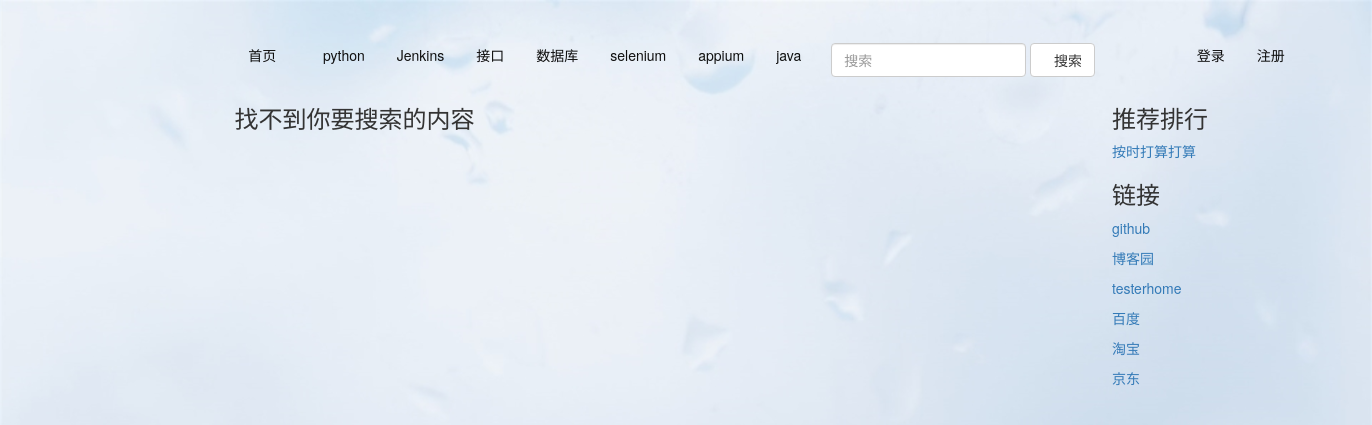
The page /serach on the database its author committed.
### app/models.py (models this page shows, shortened)
class Classifa(db.Model):
    __tablename__='fenlei'
    id=db.Column(db.Integer(),primary_key=True)
    name=db.Column(db.String(64))

class Post(db.Model):
    __tablename__='posts'
    id=db.Column(db.Integer(),primary_key=True,autoincrement=True)
    title=db.Column(db.String(255),unique=False)
    text=db.Column(db.Text())
    publish_date=db.Column(db.DateTime(),default=datetime.datetime.now())
    user_id=db.Column(db.Integer(),db.ForeignKey('users.id'))
    is_recomment=db.Column(db.Boolean(),default=False)
    comments = db.relationship(
        'Comment',
        backref='posts',
        lazy='dynamic')
    tag = db.relationship(
        'Tag',
        secondary=posts_tags,
        backref=db.backref('posts', lazy='dynamic')
    )
    classname=db.relationship('Classifa',
    	secondary=post_class,
    	backref=db.backref('posts'))

class Link(db.Model):
    __tablename__='links'
    id = db.Column(db.Integer(), primary_key=True)
    name = db.Column(db.String(255))
    url = db.Column(db.String(255))

### app/views.py (the view)
@app.route('/serach',methods=['GET','POST'])
@cache.cached(timeout=60*3)
def serch():
  link,tuijian_post,fenlei=get_tui_link()
  serch=request.form.get('text')
  if serch =='':
    return redirect(url_for('home'))
  try:
      data=Post.query.filter(Post.title.like('%'+serch+'%')).all()
      if len(data) <=0:
        error=u'找不到你要搜索的内容'
        return render_template('serach.html',error=error,tuijian_post=tuijian_post,fenleis=fenlei,links=link)
      posts=data[:30]
      return render_template('serach.html',posts=posts,tuijian_post=tuijian_post,fenleis=fenlei,links=link)
  except:
      error = u'找不到你要搜索的内容'
      return render_template('serach.html', error=error, tuijian_post=tuijian_post, fenleis=fenlei, links=link)

### app/views.py (called while the page is built)
def get_tui_link():
  link=db.session.query(Link).all()
  fenlei=db.session.query(Classifa).all()
  tuijian_post=Post.query.filter_by(is_recomment=True).all()
  return link,tuijian_post,fenlei

### app/templates/serach.html (shortened to what this page needs)
{% extends 'base.html' %}
 {%block nav%}
 {%for nav in fenleis%}
 <li id='{{nav.name}}' onclick="document.getElementById('{{nav.name}}').setAttribute('class','active')">
            <a href="{{url_for ('fenlei',fenlei_name=nav.name)}}" style="color: #0f0f0f" >{{nav.name}}
            </a>
        </li>
        {%endfor%}
        {%endblock%}
{% block body%}
{%if error%}
<div style="height:10%"><h3>{{error}}</h3></div>
{%endif%}
    {% endblock %}
{% block tuijian %}
	{%for tui in tuijian_post%}
	<p><a href='{{url_for('post',post_id=tui.id)}}'>{{tui.title}}</a></p>
	{%endfor%}
        {% endblock %}
{%block link%}
{%for link1 in links%}
<p><a href='{{link1.url}}'>{{link1.name}}</a></P>
{%endfor%}
{% endblock %}

### rows shown on the page
Classifa: name "python"
Classifa: name "Jenkins"
Classifa: name "接口"
Classifa: name "数据库"
Classifa: name "selenium"
Classifa: name "appium"
Classifa: name "java"
Post: title "按时打算打算"
Link: name "github"
Link: name "博客园"
Link: name "testerhome"
Link: name "百度"
Link: name "淘宝"
Link: name "京东"

### other values the page prints
{{ error }} "找不到你要搜索的内容"
